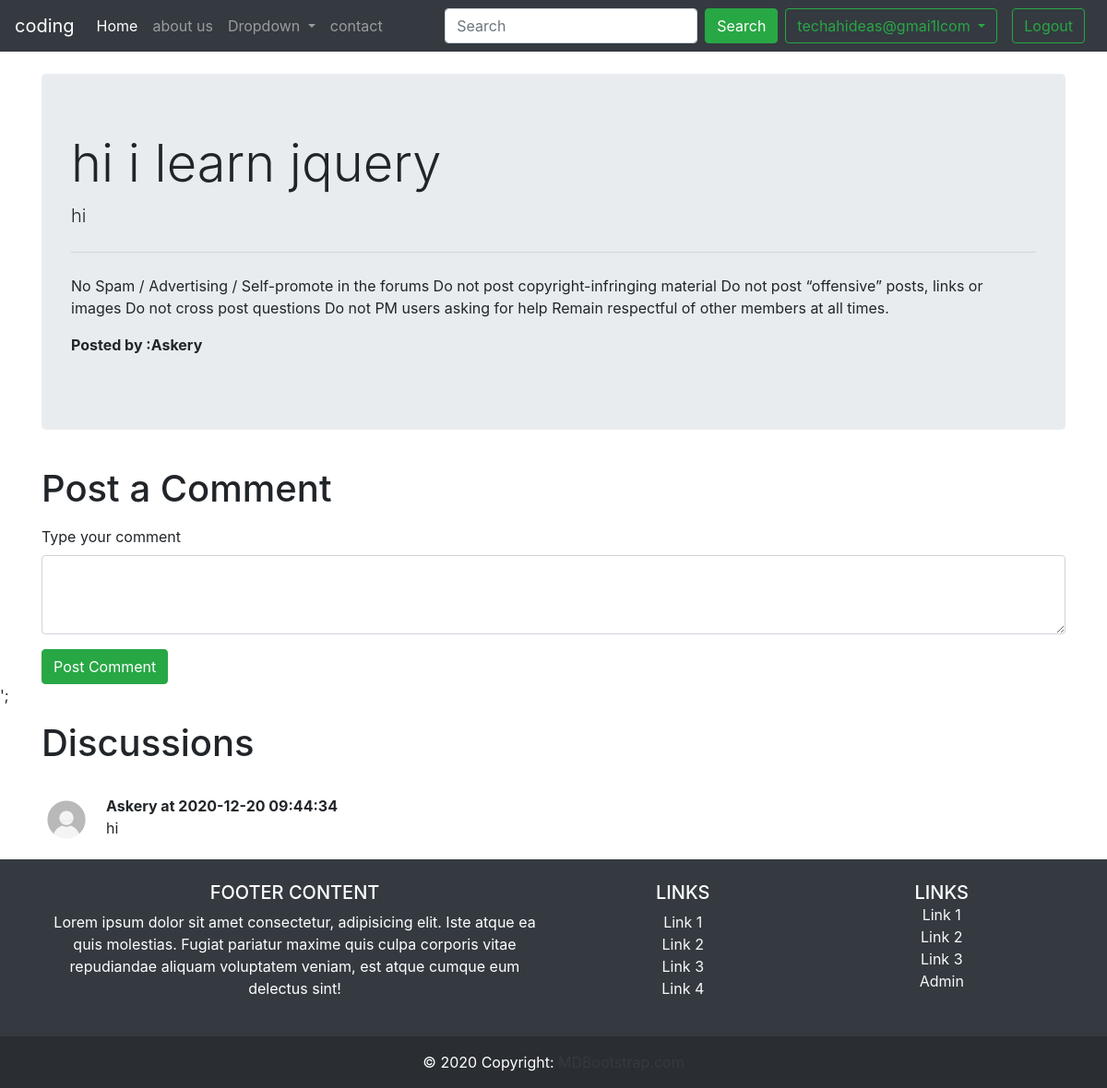
/thread.php?threadid=4 (signed in), run on the app's committed database.
### tables this page shows
CREATE TABLE IF NOT EXISTS `threads` (
  `thread_id` int(7) NOT NULL AUTO_INCREMENT,
  `thread_title` varchar(255) NOT NULL,
  `thread_desc` text NOT NULL,
  `thread_cat_id` int(7) NOT NULL,
  `thread_user_id` int(7) NOT NULL,
  `timestamp` datetime NOT NULL DEFAULT CURRENT_TIMESTAMP,
  PRIMARY KEY (`thread_id`)
);

CREATE TABLE IF NOT EXISTS `comments` (
  `comment_id` int(8) NOT NULL AUTO_INCREMENT,
  `comment_content` text NOT NULL,
  `thread_id` int(8) NOT NULL,
  `comment_by` varchar(255) NOT NULL,
  `comment_time` datetime NOT NULL DEFAULT CURRENT_TIMESTAMP,
  PRIMARY KEY (`comment_id`)
);

### thread.php (the view, shortened to what this page needs)
<!doctype html>
<html lang="en">
<head>
    <link rel="stylesheet" href="https://cdn.jsdelivr.net/npm/bootstrap@4.5.3/dist/css/bootstrap.min.css"
>
</head>
<body>
    <?php include 'pars/header.php' ?>
    <?php include 'pars/connection.php' ?>
    <?php
$id = $_GET['threadid'];
$sql = "SELECT * FROM `threads` WHERE thread_id=$id";
$result = mysqli_query($conn, $sql);
while($row = mysqli_fetch_assoc($result)){
    $title = $row['thread_title'];
    $desc = $row['thread_desc'];
    }
    ?>
    <div class="container my-4">
        <div class="jumbotron">
            <h1 class="display-4"><?php echo $title ?></h1>
            <p class="lead"><?php echo $desc ?></p>
            <hr class="my-4">
            <p>No Spam / Advertising / Self-promote in the forums
                Do not post copyright-infringing material
                Do not post “offensive” posts, links or images
                Do not cross post questions
                Do not PM users asking for help
                Remain respectful of other members at all times. </p>
            <p><b>Posted by :Askery</b></p>
        </div>
    </div>
    <div class="container">
        <h1 class="py-2">Post a Comment</h1>
        <form action="<?php echo $_SERVER["REQUEST_URI"]; ?>" method="post">
            <div class="form-group">
                <label for="exampleFormControlTextarea1">Type your comment</label>
                <textarea class="form-control" id="comment" name="comment" rows="3"></textarea>
            </div>
            <button type="submit" class="btn btn-success">Post Comment</button>
        </form>
    </div>';
    <div class="container">
        <h1 class="py-3">Discussions</h1>
<?php
         $id = $_GET['threadid'];
    $sql = "SELECT * FROM `comments` WHERE thread_id=$id";
         $result = mysqli_query($conn, $sql);
         while($row = mysqli_fetch_assoc($result)){
        $content = $row['comment_content'];
          $comment_time = $row['comment_time'];
            echo '<div class="media my-3">
            <img src="img/userd.png" width="54px" class="mr-3" alt="...">
            <div class="media-body">
              <p class="font-weight-bold my-0">Askery at '.  $comment_time. '</p>
                '.$content.'
            </div>
        </div>';
    }
    ?>
    </div>
    <?php include 'pars/footer.php'  ?>
</body>
</html>

### data on the page
threads: thread_title "hi i learn jquery", thread_desc "hi"
comments: comment_time "2020-12-20 09:44:34", comment_content "hi"

### other printed values
$_SESSION['userEmail'] "techahideas@gmai1lcom"
